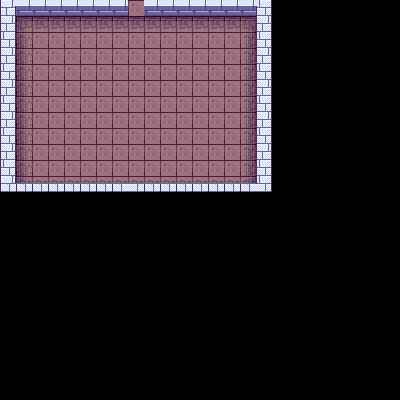

Rendered tile map (Tiled .tmx) drawn with the repository's tilesets; below, a short description and the map source with its tile grids summarised:
An orthogonal 25x25 tile map with 16x16 px tiles, 5 tile layers (ground, sheets, walls, object, ...), 4 tilesets and 4 objects.

<map version="1.4" tiledversion="1.4.1" orientation="orthogonal" renderorder="right-down" width="25" height="25" tilewidth="16" tileheight="16" infinite="0" nextlayerid="7" nextobjectid="22">
 <tileset firstgid="1" source="House.tsx" />
 <tileset firstgid="1001" source="RPG Tileset.tsx" />
 <tileset firstgid="1517" source="ts_dungeon.tsx" />
 <tileset firstgid="3181" source="dungeon_tiles.tsx" />
 <layer id="1" name="ground" width="25" height="25">
  <data>[625 cells, 204 non-empty, 9 distinct tile ids]</data>
 </layer>
 <layer id="2" name="sheets" width="25" height="25">
  <data>[625 cells, 0 non-empty, 0 distinct tile ids]</data>
 </layer>
 <layer id="4" name="walls" width="25" height="25">
  <data>[625 cells, 53 non-empty, 9 distinct tile ids]</data>
 </layer>
 <layer id="3" name="object" width="25" height="25">
  <data>[625 cells, 0 non-empty, 0 distinct tile ids]</data>
 </layer>
 <layer id="6" name="PlayerOver" width="25" height="25">
  <data>[625 cells, 0 non-empty, 0 distinct tile ids]</data>
 </layer>
 <objectgroup id="5" name="collision">
  <object id="15" x="144.225" y="-0.0434783">
   <polygon points="0,0 0,16.1739 112.434,16.0435 112.781,81.2609 127.806,81.3913 128.458,0.130435" />
  </object>
  <object id="16" x="127.957" y="80.9182" rotation="180">
   <polygon points="0,81.1304 0,64.9565 111.957,65.0869 111.936,-22.067 127.827,-22.8261 127.913,81" />
  </object>
  <object id="17" x="128" y="192.583" rotation="-180">
   <polygon points="-0.375,0.520833 -0.375,9.54424 111.957,9.61923 111.983,89.5977 127.832,89.5054 127.913,0.142053" />
  </object>
  <object id="18" x="144.837" y="102.682" rotation="360">
   <polygon points="-16.3972,89.3054 -16.5052,80.3577 111.957,80.0736 112.17,-21.475 127.267,-21.4647 127.913,89.5508" />
  </object>
 </objectgroup>
</map>
